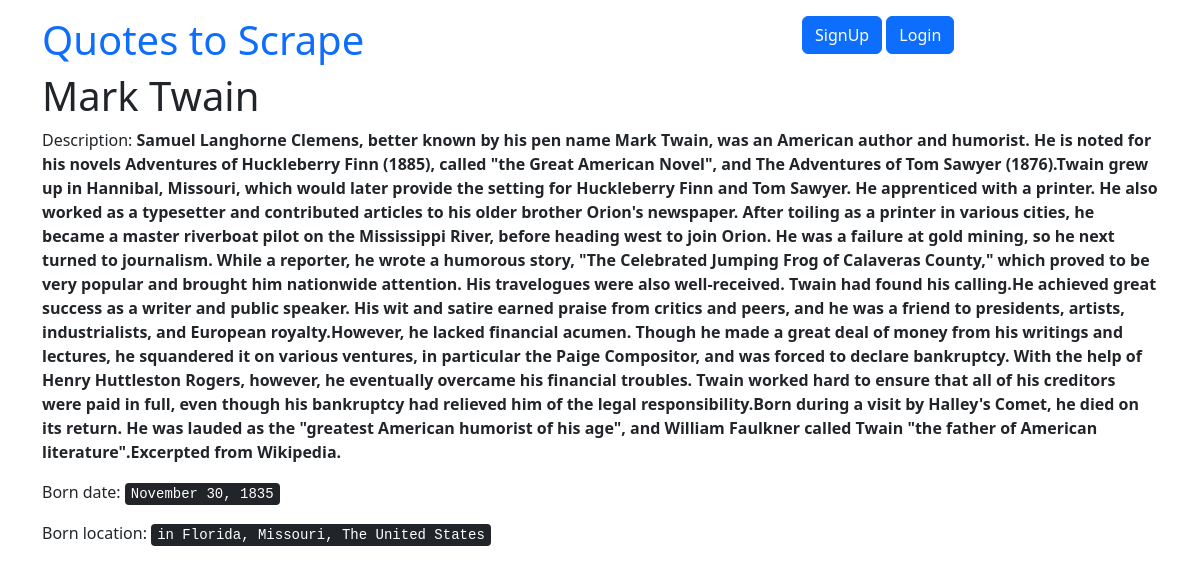
The page /author_detail/10 on the database as committed earlier.
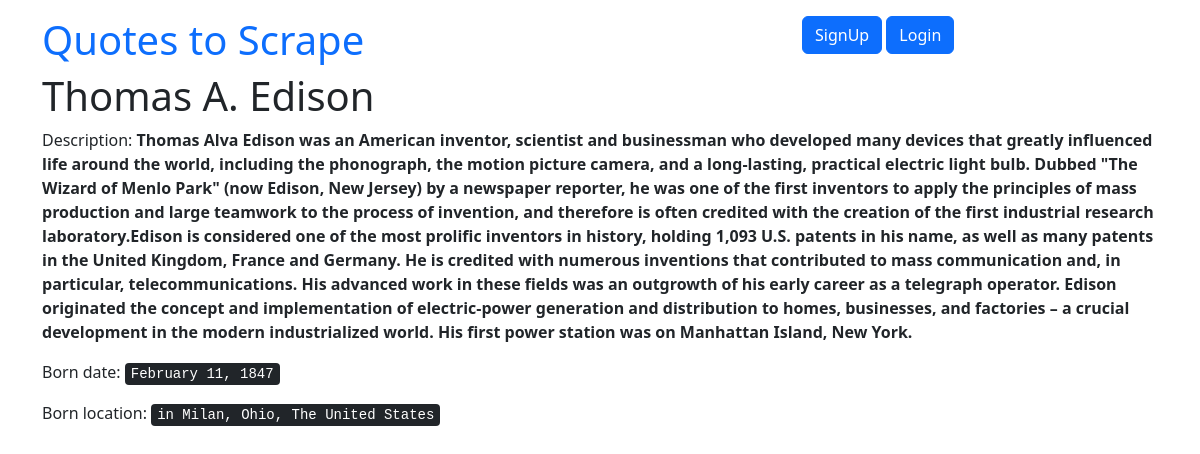
The same page on the database as committed later.
### quotes/models.py (models this page shows, shortened)
class Author(models.Model):
    fullname = models.CharField(max_length=50)
    born_date = models.CharField(max_length=50)
    born_location =  models.CharField(max_length=150)
    description = models.TextField()
    created_at = models.DateTimeField(auto_now_add=True)
    user = models.ForeignKey(User, on_delete=models.CASCADE, default=1, null = True)

### quotes/views.py (the view)
# urls.py: path('author_detail/<int:author_id>', views.author_detail, name='author_detail'),
def author_detail(request, author_id):
    author = get_object_or_404(Author, pk=author_id)
    return render(request, 'quotes/author_detail.html', {"author": author})

### quotes/templates/quotes/author_detail.html
{% extends "quotes/base.html" %}
{% block content %}
<h1>{{author.fullname}}</h1>
<p>Description: <b>{{author.description}}</b></p>
<p>Born date: <kbd>{{author.born_date}}</kbd></p>
<p>Born location: <kbd>{{author.born_location}}</kbd></p>
{% endblock %}

Rows that differ between the two databases and show on the page:
changed Author: fullname "Mark Twain" → "Thomas A. Edison"; description "Samuel Langhorne Clemens, better known by his pen name Mark Twain, was an American author and humorist. He is noted for his novels Adventures of Huckleberry Finn (1885), called \"the Great American Novel\", and The Adventures of Tom Sawyer (1876).Twain grew up in Hannibal, Missouri, which would later provide the setting for Huckleberry Finn and Tom Sawyer. He apprenticed with a printer. He also worked as a typesetter and contributed articles to his older brother Orion's newspaper. After toiling as a printer in various cities, he became a master riverboat pilot on the Mississippi River, before heading west to join Orion. He was a failure at gold mining, so he next turned to journalism. While a…" → "Thomas Alva Edison was an American inventor, scientist and businessman who developed many devices that greatly influenced life around the world, including the phonograph, the motion picture camera, and a long-lasting, practical electric light bulb. Dubbed \"The Wizard of Menlo Park\" (now Edison, New Jersey) by a newspaper reporter, he was one of the first inventors to apply the principles of mass production and large teamwork to the process of invention, and therefore is often credited with the creation of the first industrial research laboratory.Edison is considered one of the most prolific inventors in history, holding 1,093 U.S. patents in his name, as well as many patents in the United…"; born_date "November 30, 1835" → "February 11, 1847"; born_location "in Florida, Missouri, The United States" → "in Milan, Ohio, The United States"
